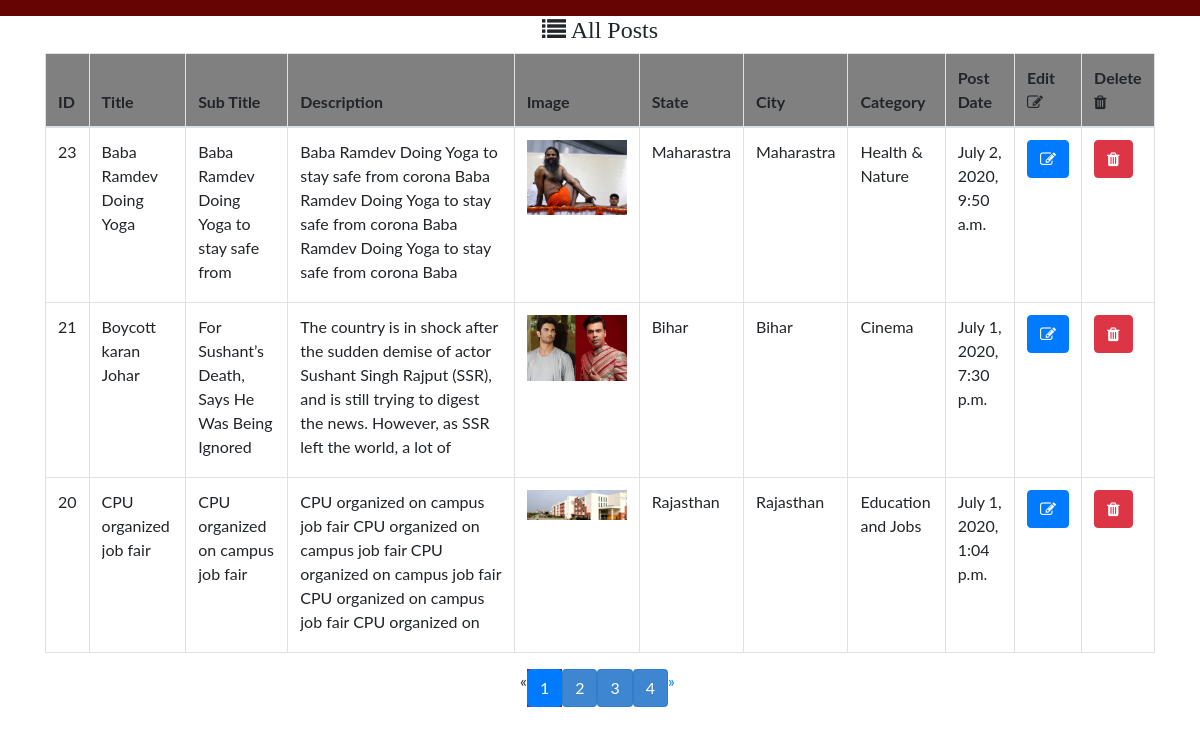
/news_admin/ch_total_post (signed in), run on the app's committed database.
### kg_news/models.py (models this page shows, shortened)
class ChPost(models.Model):
    ch_post = models.ForeignKey(Add_news_ch, on_delete=models.CASCADE)
    title = models.CharField(max_length=50)
    sub_title = models.CharField(max_length=100)
    Description = models.TextField()
    img = models.ImageField(upload_to='uploads/posts', default='pna.jpg')
    related_img = models.ForeignKey(RelImg, on_delete=models.CASCADE)
    cdate = models.DateTimeField(auto_now_add=True)
    up_date = models.DateTimeField(auto_now=True)
    category = models.ForeignKey(Categories, on_delete=models.CASCADE)
    state = models.ForeignKey(State, on_delete=models.CASCADE)
    city = models.ForeignKey(City, on_delete=models.CASCADE)
    status = models.BooleanField(default=True)

class State(models.Model):
    STATE_CHOICE = (
        ('Rajasthan', "Rajasthan"),
        ('Madhya Pradesh', "Madhya Pradesh"),
        ('Uttar Pradesh', 'Uttar Pradesh'),
        ('Maharastra', 'Maharastra'),
        ('Gujrat', 'Gujrat'),
        ('Jammu and Kashmir', 'Jammu and Kashmir'),
        ('Bihar', 'Bihar')
    )
    state = models.CharField(choices=STATE_CHOICE, max_length=50, default='')
    status = models.BooleanField(default=True)
    def __str__(self):
        return self.state

class Categories(models.Model):
    category = models.CharField(max_length=50, unique=True)
    sub_cat = models.ForeignKey(SubCategory, on_delete=models.CASCADE)
    status = models.BooleanField(default=True)
    def __str__(self):
        return self.category

### news_admin/views.py (the view)
# urls.py: path('ch_total_post',views.ch_total_post, name='ch_total_post'),
def ch_total_post(request):
    chid = request.session.get('chid')
    all_post = ChPost.objects.filter(ch_post_id=chid).order_by('-id')
    page = request.GET.get('page', 1)
    paginator = Paginator(all_post, 3)
    try:
        all_post1 = paginator.page(page)
    except PageNotAnInteger:
        all_post1 = paginator.page(1)
    except EmptyPage:
        all_post1 = paginator.page(paginator.num_pages)
    chemail = request.session.get('chemail')
    chdetail = Add_news_ch.objects.filter(email=chemail)
    dict = {
        'chdetail': chdetail,
        'all_post1': all_post1,
    }
    return render(request, 'ch_admin/ch_total_post.html', dict)

### templates/ch_admin/ch_total_post.html (shortened to what this page needs)
{% extends 'ch_admin/base3.html' %}
{% load static %}
{% block main %}
<div class="container ">
        <h4 style="text-align:center; font-family:cursive;"><i class="fa fa-list"></i> All Posts</h4>
        <div class="table-responsive">
  <table class="table table-hover table-bordered table-responsive">
    <thead style="background-color:gray; margin:10px;">
      <tr>
        <th>ID</th>
        <th>Title</th>
        <th>Sub Title</th>
        <th>Description</th>
        <th>Image</th>
        <th>State</th>
        <th>City</th>
        <th>Category</th>
        <th>Post Date</th>
        <th>Edit<i class="fa fa-edit"></i></th>
        <th>Delete<i class="fa fa-trash" aria-hidden="true"></i></th>
      </tr>
    </thead>
    <tbody>
    {% for i in all_post1 %}
      <tr>
        <td>{{ i.id }}</td>
        <td><div style="height:150px; overflow:scroll;">{{ i.title }}</div></td>
        <td><div style="height:150px; overflow:scroll;">{{ i.sub_title }}</div></td>
        <td><div style="height:150px; overflow:scroll;">{{ i.Description }}</div></td>
        <td><div style="width:100px;height:150px; overflow:scroll;"><img src="{{ i.img.url }}" alt="" width="100px;"></div></td>
        <td>{{ i.state }}</td>
        <td>{{ i.state }}</td>
        <td>{{ i.category }}</td>
        <td>{{ i.cdate }}</td>
        <td><a href="{% url 'edit_post_t' i.id%}" class="btn btn-primary"><i class="fa fa-edit"></i></a></td>
        <td><a href="{% url 'del_post_t' i.id %}" class="btn btn-danger"><i class="fa fa-trash" aria-hidden="true"></i></a></td>
      </tr>
      {% endfor %}
    </tbody>
  </table>
        </div>
       </div>
 <div class="container">
        <div class="row">
        <div class="col-md-5"></div>
        <div class="col-md-4">
            <center>
     {% if all_post1.has_other_pages %}
            <ul class="pagination">
                {% if all_post1.has_previous %}
                <li><a href="?page={{ users.previous_page_number }}">&laquo;</a></li>
                {% else %}
                <li class="disabled"><span>&laquo;</span></li>
                {% endif %}
                {% for i in all_post1.paginator.page_range %}
                {% if all_post1.number == i %}
                <li class="active"><span class="btn btn-primary" >{{ i }} <span class="sr-only">(current)</span></span></li>
                {% else %}
                <li><a href="?page={{ i }}" class="btn btn-primary" style="background-color:#2f7cceeb; border-color:#2f7cceeb;">{{ i }}</a></li>
                {% endif %}
                {% endfor %}
                {% if all_post1.has_next %}
                <li><a href="?page={{ users.next_page_number }}">&raquo;</a></li>
                {% else %}
                <li class="disabled"><span>&raquo;</span></li>
                {% endif %}
            </ul>
            {% endif %}
            </center>
        </div>
    </div>
    </div>
{% endblock %}

### templates/ch_admin/base3.html (style rules this page uses)
body { font-family: "Lato", sans-serif; }
.active { background-color:#a71818; }

### data on the page
ChPost: id "23", title "Baba Ramdev Doing Yoga", sub_title "Baba Ramdev Doing Yoga to stay safe from…", Description "Baba Ramdev Doing Yoga to stay safe from corona Baba Ramdev Doing Yoga to stay safe from corona Baba Ramdev Doing Yoga to stay safe from corona Baba…", img (picture), state "Maharastra", category "Health & Nature", cdate "July 2, 2020, 9:50 a.m."
ChPost: id "21", title "Boycott karan Johar", sub_title "For Sushant’s Death, Says He Was Being Ignored", Description "The country is in shock after the sudden demise of actor Sushant Singh Rajput (SSR), and is still trying to digest the news. However, as SSR left the world, a lot of…", img (picture), state "Bihar", category "Cinema", cdate "July 1, 2020, 7:30 p.m."
ChPost: id "20", title "CPU organized job fair", sub_title "CPU organized on campus job fair", Description "CPU organized on campus job fair CPU organized on campus job fair CPU organized on campus job fair CPU organized on campus job fair CPU organized on…", img (picture), state "Rajasthan", category "Education and Jobs", cdate "July 1, 2020, 1:04 p.m."

### other printed values
{{ i }} "1"
{{ i }} "2" "3" "4"
